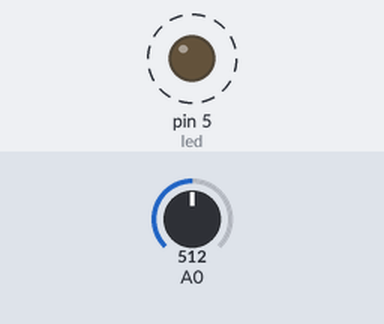
Recording of a sketch running on a simulated Arduino Uno, built with avr-gcc and run on an emulated ATmega328P. On the bench: output pins drawn as LEDs (lit = HIGH). Dashed ring = blinking. The inputs (shaded band) are chosen by the test bench; at power-on: A0 = 512.

Above: at 0.2 s.
Timing chart, 0 to 3.0 s (numbered marks = the images above):
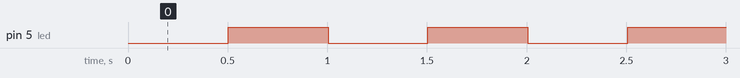

Measured:
- by itself, pin 5 (led): alternates HIGH for 0.50 s and LOW for 0.50 s

The sketch:

P08_Blink_Regolabile.ino
```cpp
/* #8 - Blink non bloccante e regolabile
 - LED su D5
 - POT su A0
*/

//pin del LED
int led = 5;

//pin del pot
int pot = A0;

//tempo salvato del'utlimo blink
unsigned long t1;
//differenza tra ora e l'ultimo blink
unsigned long dt;
//tempo di attesa del timer
unsigned long t_fase;

//durata totale del blink
unsigned long tmax = 1000l;
//tempi "regolati"
unsigned long tblink1 = 500l;
unsigned long tblink2 = tmax - 500l;

void setup() {
  //imposto il pin di uscita
  pinMode(led, OUTPUT);
  //salvo il tempo iniziale
  t1 = millis();
  //imposto il tempo della prima fase
  t_fase = tblink1;
  //imposto lo stato iniziale del LED
  digitalWrite(led, LOW);
}

void loop() {
  //calcolo la differenza dall'ultimo blink
  dt = millis() - t1;
  //se dt maggiore del tempo di blink...
  if (dt > t_fase) {
    //è ora di cambiare
    //inverto lo stato dell'uscita
    digitalWrite(led, !digitalRead(led));
    //uso lo sttao del LED per impostare il tempo
    if (digitalRead(led)) {
      t_fase = tblink2;
    } else {
      t_fase = tblink1;
    }

    //salvo il tempo corrente
    t1 = millis();
  }

  //leggo il potenziometro e calcolo i tempi
  int val = analogRead(A0);
  tblink1 = map(val, 0, 1023, 0, 999);
  tblink2 = tmax - tblink1;
}
```
